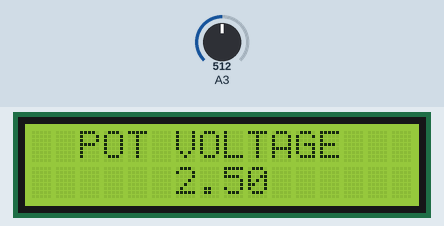
The sketch below on a simulated Arduino Uno, built with avr-gcc and run on an emulated ATmega328P. Shown: 16×2 character LCD. The test bench sets the inputs (shaded band); at power-on: A3 = 512.

Above: at 6.3 s.
6.4 s: A3 set to 716
At 7.2 s:
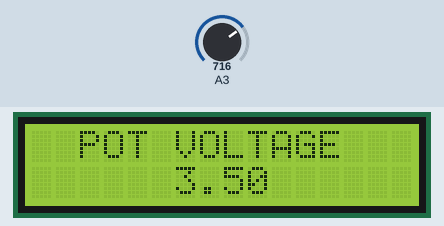
7.9 s: A3 set to 900
At 8.8 s:
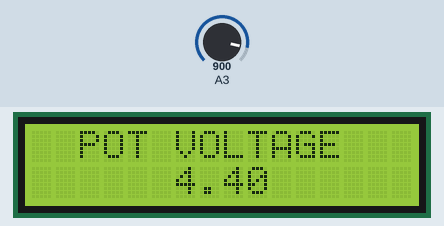
9.5 s: A3 set to 1023
At 10.5 s:
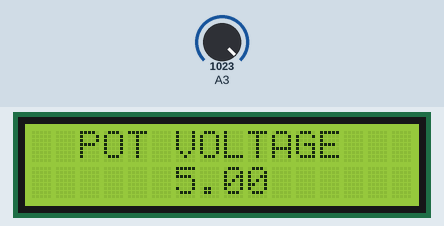
Timing chart, 0 to 12.5 s (numbered marks = the images above; inputs shaded):
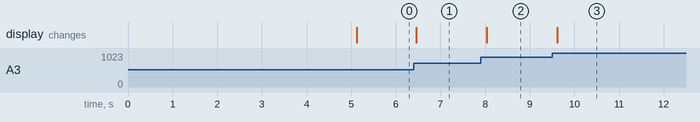

The sketch:

code.ino
```cpp
#include <Adafruit_LiquidCrystal.h>
Adafruit_LiquidCrystal lcd(0);

// C++ code
// DEVELOPED BY TANVIR HUSSAIN
// GitHub- https://github.com/TanvirCodeStorm
void setup()
{
lcd.begin(16, 2);
  lcd.setCursor(2, 0);
  lcd.print("DEVELOPED BY");
  lcd.setCursor(1, 1);
  lcd.print("TANVIR HUSSAIN");
  delay(5000);
  lcd.clear();
  lcd.setCursor(2, 0);
  lcd.print("POT VOLTAGE");
}

void loop()
{
  int val = analogRead(A3);
  float volt = val / 204.6;
lcd.setCursor(0, 1);
  lcd.print("                 ");
  lcd.setCursor(6, 1);
  lcd.print(volt);
  delay(100);
}
```

Measured:
- after the input at 6.4 s, the display: changes after 0.06 s (image 1)
- after the input at 7.9 s, the display: changes after 0.14 s (image 2)
- after the input at 9.5 s, the display: changes after 0.12 s (image 3)
